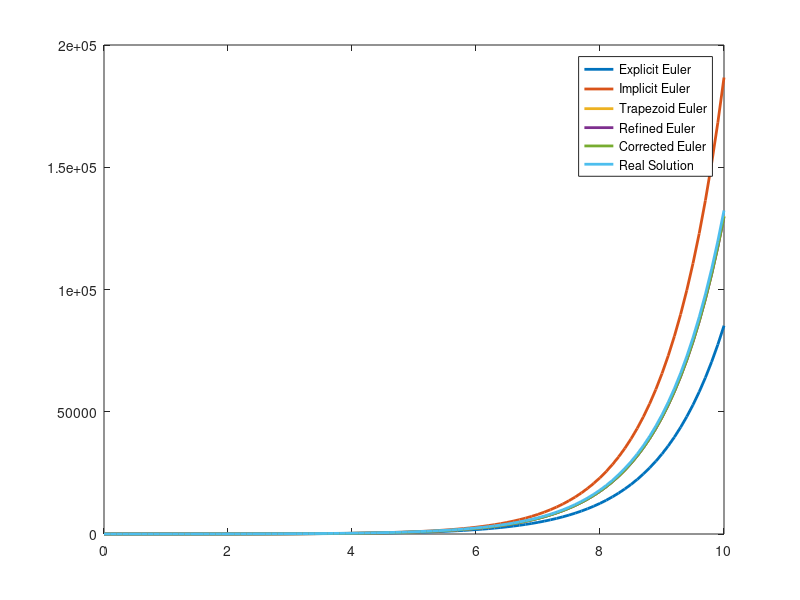
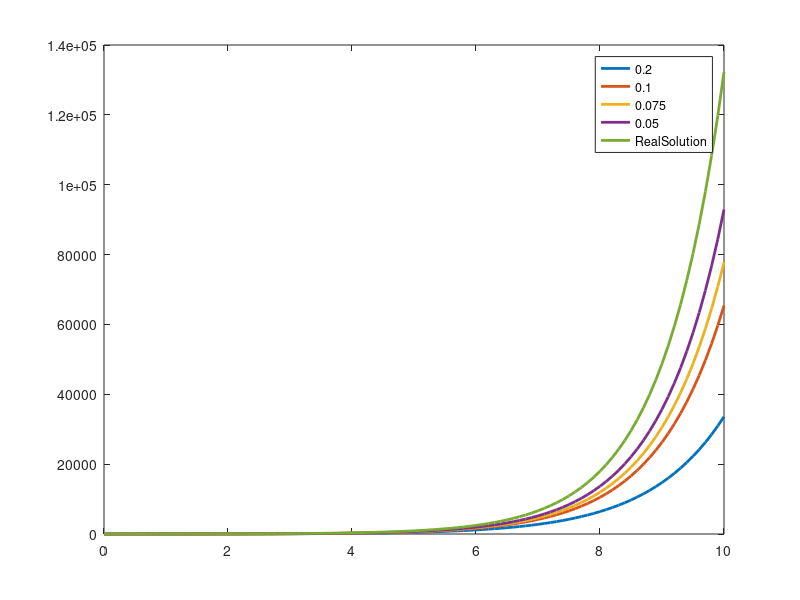

Write the MATLAB code that produced these figures, in order.
clear all;

% Хмелевский Е.Д., Б9119-02.03.03техпро
% diff №1(12): y' = 2x^2+y, y(0) = 2

% Полученная после дифференцирования функции является пораболой ветвями в верх,
% на числе 10 она возрастает уже очень сильно,
% поэтому на [0..10] мы видим график не особо напоминающий пораболу

Dif1 = @(X, Y)(2*X^2+Y);
Dif1Init = 2;
dF1dx = @(X, Y)(4*X);
dF1dy = @(X, Y)(1);
dx = 0.1;
C = 6;
points = [0:dx:10];
Dif1Solution = @(X)(2*X.^2 - 4*X + C*e.^X - 4);

function res = Yavniy(Func, points, Y)
  Size = size(points)(2);
  dx = points(2) - points(1);
  res(Size) = 0;
  res(1) = Y;
  for I = 2:Size
    res(I) = res(I - 1) + Func(points(I - 1), res(I - 1)) * dx;
  end
end

function res = NeYavniy(Func, points, Y)
  Size = size(points)(2);
  dx = points(2) - points(1);
  res(Size) = 0;
  res(1) = Y;
  for I = 2:Size
    res(I) = res(I - 1) + Func(points(I - 1), res(I - 1)) * dx;
    res(I) = res(I - 1) + Func(points(I - 1), res(I)) * dx;
  end
end

function res = Trepez(Func, points, Y)
  Size = size(points)(2);
  dx = points(2) - points(1);
  res(Size) = 0;
  res(1) = Y;
  for I = 2:Size
    res(I) = res(I - 1) + dx/2*(Func(points(I - 1), res(I - 1)) + Func(points(I), res(I - 1) + Func(points(I - 1), res(I - 1)) * dx));
  end
end

function res = Utoncheniy(Func, points, Y)
  Size = size(points)(2);
  dx = points(2) - points(1);
  res(Size) = 0;
  res(1) = Y;
  res(2) = res(1) + Func(points(1), res(1)) * dx;
  for I = 3:Size
    res(I) = res(I - 2) + 2*(Func(points(I - 1), res(I - 1)))*dx;
  end
end

function res = Ispravleniy(Func, points, Y, dFdx, dFdy)
  Size = size(points)(2);
  dx = points(2) - points(1);
  res(Size) = 0;
  res(1) = Y;
  for I = 2:Size
    X = points(I - 1);
    Y = res(I - 1);
    res(I) = Y + Func(X, Y)*dx + dx*dx/2*(dFdx(X, Y) + dFdy(X, Y)*Func(X, Y));
  end
end

function res = RungeKutta(Func, points, Y, Alpha)
  Size = size(points)(2);
  dx = points(2) - points(1);
  res(Size) = 0;
  res(1) = Y;
  for I = 2:Size
    FirstTerm = (1 - Alpha)*Func(points(I - 1), res(I - 1));
    SecondTerm = Alpha*Func(points(I - 1) + dx/(2*Alpha), points(I - 1) + dx/(2*Alpha)*Func(points(I - 1), res(I - 1)));
    res(I) = res(I - 1) + dx*(FirstTerm + SecondTerm);
  end
end

function res = AdamsOrder2(Func, points, Y)
  Size = size(points)(2);
  dx = points(2) - points(1);
  res(Size) = 0;
  res(1) = Y;
  res(2) = res(1) + Func(points(1), res(1)) * dx;
  for I = 3:Size
    res(I) = res(I-1) + dx*(3/2*Func(points(I-1), res(I-1)) - 1/2*Func(points(I-2), res(I-2)));
  end
end

function res = AdamsOrder3(Func, points, Y)
  Size = size(points)(2);
  dx = points(2) - points(1);
  res(Size) = 0;
  res(1) = Y;
  res(2) = res(1) + Func(points(1), res(1)) * dx;
  res(3) = res(2) + dx*(3/2*Func(points(2), res(2)) - 1/2*Func(points(1), res(1)));
  for I = 4:Size
    res(I) = res(I-1) + dx*(23/12*Func(points(I-1), res(I-1)) - 16/12*Func(points(I-2), res(I-2)) + 5/12*Func(points(I-3), res(I-3)));
  end
end

function res = AdamsOrder4(Func, points, Y)
  Size = size(points)(2);
  dx = points(2) - points(1);
  res(Size) = 0;
  res(1) = Y;
  res(2) = res(1) + Func(points(1), res(1)) * dx;
  res(3) = res(2) + dx*(3/2*Func(points(2), res(2)) - 1/2*Func(points(1), res(1)));
  res(4) = res(3) + dx*(23/12*Func(points(3), res(3)) - 16/12*Func(points(2), res(2)) + 5/12*Func(points(1), res(1)));
  for I = 5:Size
    res(I) = res(I-1) + dx*(55/24*Func(points(I-1), res(I-1)) - 59/24*Func(points(I-2), res(I-2)) + 37/24*Func(points(I-3), res(I-3)) - 9/24*Func(points(I-4), res(I-4)));
  end
end

printf("First eq, Euler\n")
printf("Explicit Euler ");
mean(abs(Dif1Solution(points) - Yavniy(Dif1, points, Dif1Init)))
printf("Implicit Euler ");
mean(abs(Dif1Solution(points) - NeYavniy(Dif1, points, Dif1Init)))
printf("Trapezoid Euler ");
mean(abs(Dif1Solution(points) - Trepez(Dif1, points, Dif1Init)))
printf("Refined Euler ");
mean(abs(Dif1Solution(points) - Utoncheniy(Dif1, points, Dif1Init)))
printf("Corrected Euler ");
mean(abs(Dif1Solution(points) - Ispravleniy(Dif1, points, Dif1Init, dF1dx, dF1dy)))

figure(1);
plot(points, Yavniy(Dif1, points, Dif1Init), "linewidth", 2,
     points, NeYavniy(Dif1, points, Dif1Init), "linewidth", 2,
     points, Trepez(Dif1, points, Dif1Init), "linewidth", 2,
     points, Utoncheniy(Dif1, points, Dif1Init), "linewidth", 2,
     points, Ispravleniy(Dif1, points, Dif1Init, dF1dx, dF1dy), "linewidth", 2,
     points, Dif1Solution(points), "linewidth", 2
     );
legend("Explicit Euler", "Implicit Euler", "Trapezoid Euler", "Refined Euler", "Corrected Euler", "Real Solution");

printf("\n")
printf("First eq, RungeKutta\n")

printf("Alpha = 0.2 ")
mean(abs(Dif1Solution(points) - RungeKutta(Dif1, points, Dif1Init, 0.2)))
printf("Alpha = 0.1 ")
mean(abs(Dif1Solution(points) - RungeKutta(Dif1, points, Dif1Init, 0.1)))
printf("Alpha = 0.075 ")
mean(abs(Dif1Solution(points) - RungeKutta(Dif1, points, Dif1Init, 0.075)))
printf("Alpha = 0.05 ")
mean(abs(Dif1Solution(points) - RungeKutta(Dif1, points, Dif1Init, 0.05)))

figure(2);
plot(points, RungeKutta(Dif1, points, Dif1Init, 0.2), "linewidth", 2,
  points, RungeKutta(Dif1, points, Dif1Init, 0.1), "linewidth", 2,
  points, RungeKutta(Dif1, points, Dif1Init, 0.075), "linewidth", 2,
  points, RungeKutta(Dif1, points, Dif1Init, 0.05), "linewidth", 2,
  points, Dif1Solution(points), "linewidth", 2);
legend("0.2", "0.1", "0.075", "0.05", "RealSolution");

printf("\n");
printf("First eq, Adams-Bashforth\n");
printf("Second order ")
mean(abs(Dif1Solution(points) - AdamsOrder2(Dif1, points, Dif1Init)))
printf("Third order ")
mean(abs(Dif1Solution(points) - AdamsOrder3(Dif1, points, Dif1Init)))
printf("Fourth order ")
mean(abs(Dif1Solution(points) - AdamsOrder4(Dif1, points, Dif1Init)))